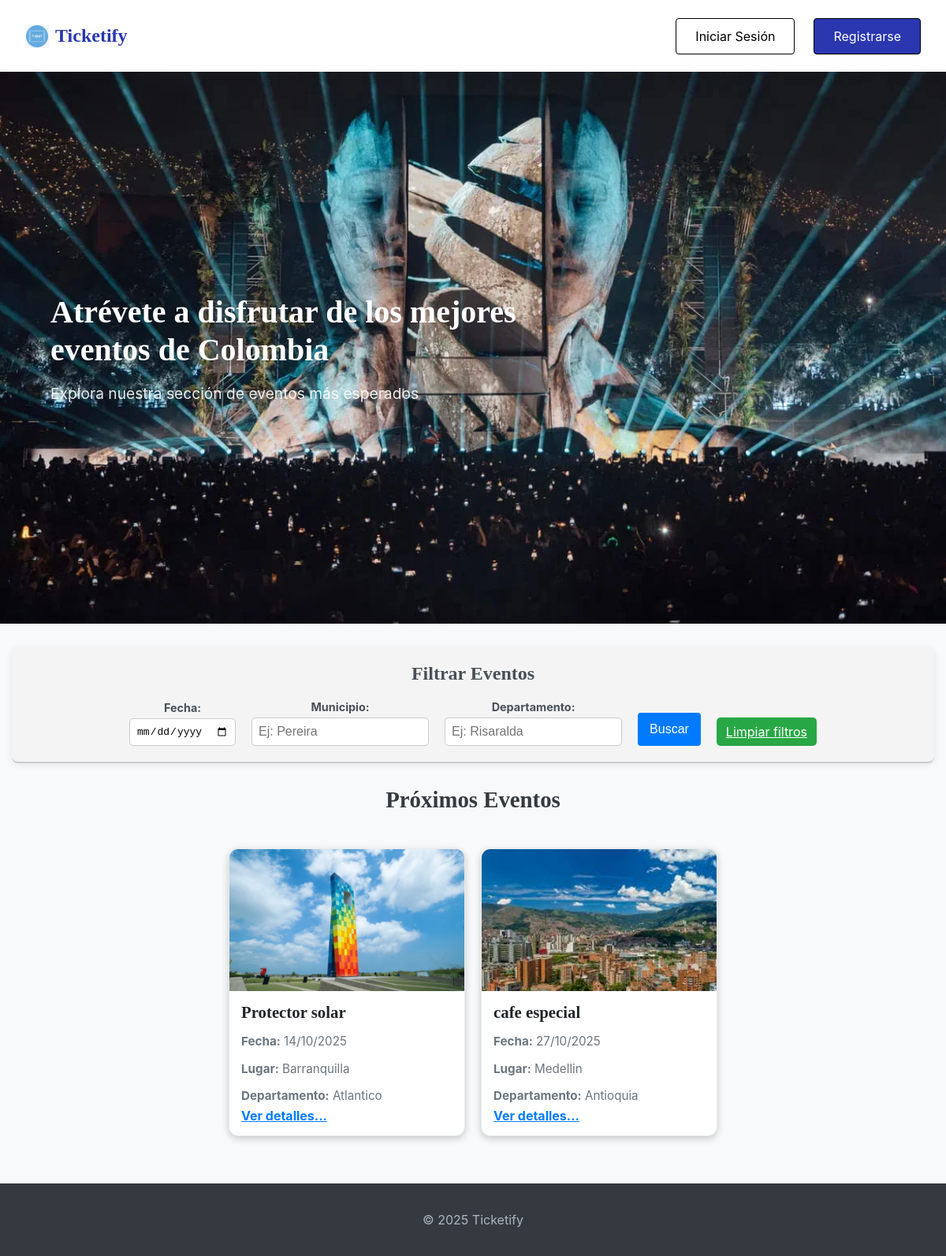
The page / on the database its author committed.
### tables this page shows
CREATE TABLE `events` (
  `id` int(11) NOT NULL,
  `nombre` varchar(255) NOT NULL,
  `descripcion` text NOT NULL,
  `municipio_id` int(11) DEFAULT NULL,
  `fecha_inicio` datetime NOT NULL,
  `fecha_fin` datetime NOT NULL,
  `created_at` timestamp NOT NULL DEFAULT current_timestamp(),
  `foto` varchar(255) DEFAULT NULL
);

CREATE TABLE `municipios` (
  `id` int(11) NOT NULL,
  `departamento_id` int(11) NOT NULL,
  `nombre` varchar(100) NOT NULL
);

CREATE TABLE `departamentos` (
  `id` int(11) NOT NULL,
  `nombre` varchar(100) NOT NULL
);

### index.php (the view, shortened to what this page needs)
<?php
$conexion = new mysqli("localhost", "root", "", "festivales");
$where = "";
$sql = "
SELECT
    e.id,
    e.nombre AS nombre_evento,
    e.descripcion,
    e.fecha_inicio,
    e.fecha_fin,
    e.foto,
    m.nombre AS municipio,
    d.nombre AS departamento
FROM events e
LEFT JOIN municipios m ON e.municipio_id = m.id
LEFT JOIN departamentos d ON m.departamento_id = d.id
WHERE 1=1 $where
ORDER BY e.fecha_inicio ASC
";
$resultado = $conexion->query($sql);
?>
<!DOCTYPE html>
<html lang="es">
<head>
  <link rel="stylesheet" href="css/index.css" />
</head>
<body>
  <div class="main-container">
    <header class="top-header">
      <div class="brand-logo">
        <img src="css/logo-ticketify.jpg" alt="Ticketify Logo" class="logo-image" />
        <h1 class="brand-name">Ticketify</h1>
      </div>
      <nav class="navigation-menu">
        <div class="banner-actions">
          <a href="vista/login.php" class="action-button login-action">Iniciar Sesión</a>
          <a href="vista/registro.php" class="action-button register-action">Registrarse</a>
        </div>
      </nav>
    </header>
    <section class="hero-banner">
      <div class="banner-content">
        <h2 class="banner-heading">Atrévete a disfrutar de los mejores eventos de Colombia</h2>
        <p class="banner-text">
          Explora nuestra sección de eventos más esperados
        </p>
      </div>
    </section>
    <main>
      <section class="filter-section">
    <h2>Filtrar Eventos</h2>
    <form method="GET" action="/vista/consultar_eventos_visitante.php" class="filter-form">
        <div>
            <label for="fecha">Fecha:</label>
            <input type="date" name="fecha" id="fecha" value="<?php echo isset($_GET['fecha']) ? htmlspecialchars($_GET['fecha']) : ''; ?>">
        </div>
        <div>
            <label for="municipio">Municipio:</label>
            <input type="text" name="municipio" id="municipio" placeholder="Ej: Pereira" value="<?php echo isset($_GET['municipio']) ? htmlspecialchars($_GET['municipio']) : ''; ?>">
        </div>
        <div>
            <label for="departamento">Departamento:</label>
            <input type="text" name="departamento" id="departamento" placeholder="Ej: Risaralda" value="<?php echo isset($_GET['departamento']) ? htmlspecialchars($_GET['departamento']) : ''; ?>">
        </div>
        <button type="submit" class="filter-button">Buscar</button>
        <a href="index.php" class="filter-button">Limpiar filtros</a>
    </form>
</section>
      <section class="event-list-section">
        <h2>Próximos Eventos</h2>
        <div class="card-container">
          <?php if ($resultado && $resultado->num_rows > 0): ?>
            <?php while ($fila = $resultado->fetch_assoc()): ?>
              <?php
                $foto = !empty($fila['foto']) ? $fila['foto'] : 'css/evento_default.jpg';
              ?>
              <div class="event-card-wrapper">
                <label for="toggle-<?php echo $fila['id']; ?>" class="event-card">
                  <img src="<?php echo htmlspecialchars($foto); ?>" alt="<?php echo htmlspecialchars($fila['nombre_evento']); ?>" class="event-img">
                  <div class="event-card-content">
                    <h3><?php echo htmlspecialchars($fila['nombre_evento']); ?></h3>
                    <p><strong>Fecha:</strong> <?php echo date("d/m/Y", strtotime($fila['fecha_inicio'])); ?></p>
                    <p><strong>Lugar:</strong> <?php echo htmlspecialchars($fila['municipio']); ?></p>
                    <p><strong>Departamento:</strong> <?php echo htmlspecialchars($fila['departamento']); ?></p>
                    <span class="ver-detalles">Ver detalles...</span>
                  </div>
                </label>
              </div>
            <?php endwhile; ?>
          <?php else: ?>
            <p>No hay eventos registrados con esos filtros.</p>
          <?php endif; ?>
        </div>
      </section>
    </main>
  </div>
  <footer>
    <p>&copy; 2025 Ticketify</p>
  </footer>
</body>
</html>

### css/index.css (style rules this page uses)
body { font-family: 'Inter', sans-serif; margin: 0; background-color: #f8f9fa; }
h1, h2, h3, h4, h5, h6 { font-family: 'Lora', serif; }
.top-header { display: flex; justify-content: space-between; align-items: center; padding: 1rem 2rem; background-color: #FFFFFF; position: sticky; top: 0; z-index: 100; }
.brand-logo { display: flex; align-items: center; gap: 0.5rem; }
.logo-image { width: 30px; height: 30px; }
.brand-name { color: #2a37af; font-size: 1.5rem; font-weight: 700; }
.navigation-menu a { margin-left: 1rem; text-decoration: none; font-size: 1rem; }
.navigation-menu .login-action { color: #000000; }
.navigation-menu .register-action { color: #FFFFFF; }
.hero-banner { position: relative; height: 700px; background: url('../css/Tomorrowland-medellin-2025_v2.webp') no-repeat center center/cover; display: flex; align-items: center; padding: 0 2rem; color: #FFFFFF; }
.banner-content { padding: 2rem; border-radius: 8px; max-width: 600px; z-index: 1; }
.banner-heading { font-size: 2.5rem; margin-bottom: 1rem; font-weight: 700; line-height: 1.2; }
.banner-text { font-size: 1.2rem; margin-bottom: 2rem; color: #FFFFFF; opacity: 0.9; }
.banner-actions { display: flex; flex-wrap: wrap; gap: 0.5rem; }
.banner-actions .action-button { padding: 0.75rem 1.5rem; text-decoration: none; font-size: 1rem; border: none; border-radius: 4px; cursor: pointer; transition: background-color 0.3s; border: 1px solid black; }
.login-action { background-color: #FFFFFF; }
.register-action { background-color: #2a37af; }
main { max-width: 1200px; margin: 30px auto; padding: 0 15px; }
.filter-section { padding: 25px; background-color: #ffffff; margin-bottom: 30px; border-radius: 8px; box-shadow: 0 2px 8px rgba(0, 0, 0, 0.08); }
.filter-section h2 { margin-top: 0; margin-bottom: 20px; color: #495057; font-size: 1.5em; }
.filter-section form { display: flex; flex-wrap: wrap; gap: 20px; align-items: flex-end; }
.filter-section div { display: flex; flex-direction: column; gap: 5px; }
.filter-section label { font-weight: bold; font-size: 0.9em; color: #495057; }
.filter-section input, .filter-section select, .filter-section button { padding: 10px 15px; border-radius: 4px; border: 1px solid #ced4da; font-size: 1em; }
.filter-section input[type="text"], .filter-section select { min-width: 180px; }
.filter-section button { background-color: #007bff; color: white; cursor: pointer; border: none; transition: background-color 0.2s ease; height: 42px; }
.event-list-section h2 { margin-bottom: 25px; color: #343a40; text-align: center; font-size: 1.8em; }
.card-container { display: flex; flex-wrap: wrap; gap: 25px; justify-content: center; }
.event-card img { width: 100%; height: 180px; object-fit: cover; display: block; }
.event-card-content { padding: 20px; }
.event-card h3 { margin-top: 0; margin-bottom: 12px; font-size: 1.3em; color: #212529; }
.event-card p { font-size: 0.95em; color: #6c757d; margin-bottom: 6px; }
footer { background-color: #343a40; color: #adb5bd; padding: 20px; text-align: center; margin-top: 40px; }
.event-card-wrapper { width: calc(33.333% - 25px); display: flex; flex-direction: column; }
.event-card { display: block; cursor: pointer; transition: transform 0.2s ease, box-shadow 0.2s ease; border: 1px solid #e9ecef; border-radius: 8px; overflow: hidden; box-shadow: 0 4px 12px rgba(0, 0, 0, 0.08); background-color: #fff; margin-bottom: 0; border-bottom-left-radius: 0; border-bottom-right-radius: 0; }

### index.php (style rules this page uses)
.filter-section { background: #f4f4f4; padding: 20px; text-align: center; border-bottom: 2px solid #ccc; }
.filter-form { display: flex; justify-content: center; gap: 15px; flex-wrap: wrap; }
.filter-form input { padding: 8px; border-radius: 5px; border: 1px solid #ccc; }
.filter-button { background: #28a745; color: #fff; padding: 8px 12px; border: none; border-radius: 5px; cursor: pointer; }
.card-container { display: flex; flex-wrap: wrap; justify-content: center; padding: 20px; gap: 20px; }
.event-card-wrapper { width: 300px; position: relative; }
.event-card { display: block; background: #fff; border-radius: 12px; overflow: hidden; cursor: pointer; box-shadow: 0 3px 10px rgba(0,0,0,0.2); transition: transform 0.3s; }
.event-img { width: 100%; height: 180px; object-fit: cover; }
.event-card-content { padding: 15px; }
.ver-detalles { color: #007bff; text-decoration: underline; font-weight: bold; }

### rows shown on the page
events: foto (picture), nombre "Protector solar", fecha_inicio "14/10/2025", municipio.nombre "Barranquilla", departamentos.nombre "Atlantico"
events: foto (picture), nombre "cafe especial", fecha_inicio "27/10/2025", municipio.nombre "Medellin", departamentos.nombre "Antioquia"
